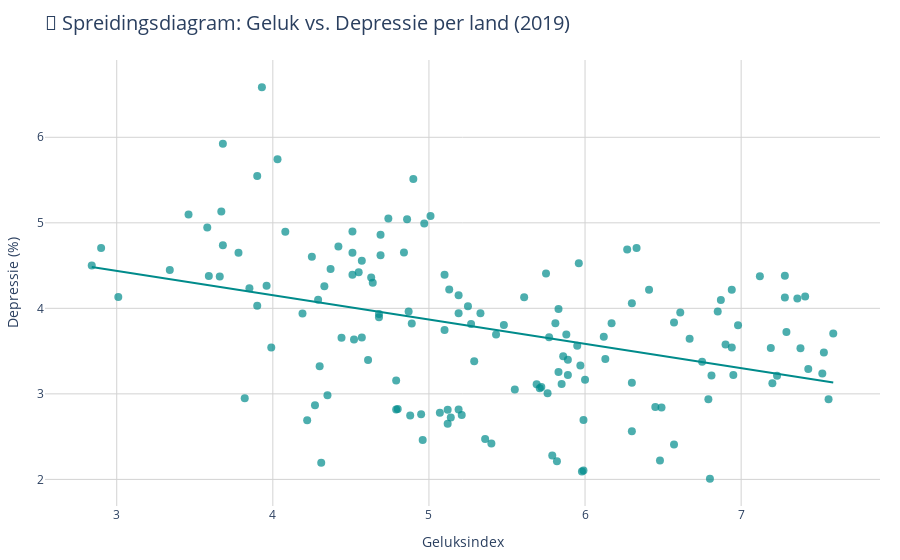

The notebook cell this image was saved under:
### Markdown cell above
# Spreidingsdiagram
Dit spreidingsdiagram verbindt geluk en depressie.

### Code cell
df_2019 = df[df['Year'] == 2019]

depressie_col = 'Depressive disorders (share of population) - Sex: Both - Age: Age-standardized'

depressie_klein = df_2019[['Entity', depressie_col]].rename(
    columns={'Entity': 'Country', depressie_col: 'Depressie (%)'}
)

# w_h['Happiness score'] = w_h['Happiness score'].str.replace(',', '.').astype(float)

data = pd.merge(w_h[['Country', 'Happiness score']], depressie_klein, on='Country')

fig = px.scatter(
    data,
    x='Happiness score',
    y='Depressie (%)',
    hover_name='Country',
    title='\U0001F9E0 Spreidingsdiagram: Geluk vs. Depressie per land (2019)',
    labels={
        'Happiness score': 'Geluksindex',
        'Depressie (%)': 'Depressie (%)'
    },
    trendline='ols',
    opacity=0.7
)

fig.update_traces(marker=dict(size=8, color='darkcyan'))
fig.update_layout(
    title_font=dict(size=20),
    plot_bgcolor='white',
    xaxis=dict(showgrid=True, gridcolor='lightgrey'),
    yaxis=dict(showgrid=True, gridcolor='lightgrey'),
    margin=dict(l=20, r=20, t=60, b=40)
)

HTML(pio.to_html(fig, include_plotlyjs='cdn'))

### Figure 1 — Plotly figure (JSON) as saved in the notebook; plotly's stock layout.template omitted (floating-point values rounded to 4 significant figures; data arrays with more than 128 entries replaced by an {"elided": "..."} marker saying what was removed)
{"data": [{"hovertemplate": "<b>%{hovertext}</b><br><br>Geluksindex=%{x}<br>Depressie (%)=%{y}<extra></extra>", "hovertext": {"elided": "147 str values"}, "legendgroup": "", "marker": {"color": "darkcyan", "opacity": 0.7, "size": 8, "symbol": "circle"}, "mode": "markers", "name": "", "orientation": "v", "showlegend": false, "type": "scatter", "x": {"elided": "147 float values"}, "xaxis": "x", "y": {"elided": "147 float values"}, "yaxis": "y"}, {"hovertemplate": "<b>OLS trendline</b><br>Depressie (%) = -0.284532 * Happiness score + 5.29221<br>R<sup>2</sup>=0.148592<br><br>Geluksindex=%{x}<br>Depressie (%)=%{y} <b>(trend)</b><extra></extra>", "legendgroup": "", "marker": {"color": "darkcyan", "size": 8, "symbol": "circle"}, "mode": "lines", "name": "", "showlegend": false, "type": "scatter", "x": {"elided": "147 float values"}, "xaxis": "x", "y": {"elided": "147 float values"}, "yaxis": "y"}], "layout": {"legend": {"tracegroupgap": 0}, "margin": {"b": 40, "l": 20, "r": 20, "t": 60}, "plot_bgcolor": "white", "title": {"font": {"size": 20}, "text": "🧠 Spreidingsdiagram: Geluk vs. Depressie per land (2019)"}, "xaxis": {"anchor": "y", "domain": [0, 1], "gridcolor": "lightgrey", "showgrid": true, "title": {"text": "Geluksindex"}}, "yaxis": {"anchor": "x", "domain": [0, 1], "gridcolor": "lightgrey", "showgrid": true, "title": {"text": "Depressie (%)"}}}}
